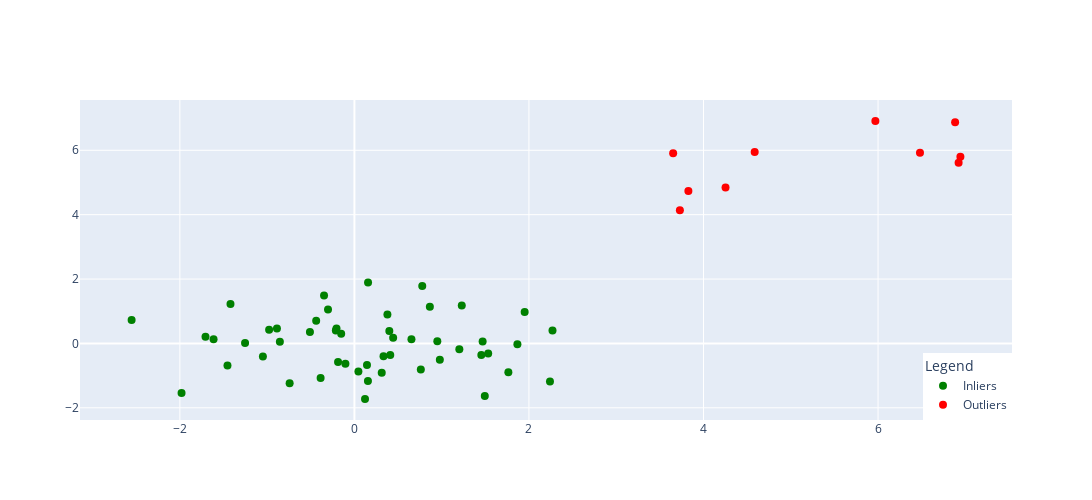

The notebook cell saved with this chart:
### Code cell
import numpy as np
import plotly.graph_objects as go

# Generate random data
np.random.seed(0)

# Inlier data
inlier_x = np.random.normal(loc=0, scale=1, size=50)
inlier_y = np.random.normal(loc=0, scale=1, size=50)

# Outlier data
outlier_x = np.random.normal(loc=5, scale=1, size=10)
outlier_y = np.random.normal(loc=5, scale=1, size=10)

# Create figure
fig = go.Figure()

# Add inliers to the plot
fig.add_trace(
    go.Scatter(
        x=inlier_x,
        y=inlier_y,
        mode="markers",
        name="Inliers",
        marker=dict(color="green", size=8),
    )
)

# Add outliers to the plot
fig.add_trace(
    go.Scatter(
        x=outlier_x,
        y=outlier_y,
        mode="markers",
        name="Outliers",
        marker=dict(color="red", size=8),
    )
)

# Update layout
fig.update_layout(
    legend_title="Legend",
    legend=dict(
        x=1,  # Position legend at the right edge
        y=0,  # Position legend at the bottom
        traceorder="normal",
        orientation="v",  # Vertical legend
        xanchor="right",  # Anchor to the right
        yanchor="bottom",  # Anchor to the bottom
    ),
    width=1200,
    height=500,
)

# Save figure as an image
fig.write_image("images/example-outliers.png")

fig.show()

### Figure 1 — Plotly figure (JSON) as saved in the notebook; plotly's stock layout.template omitted (floating-point values rounded to 4 significant figures)
{"data": [{"marker": {"color": "green", "size": 8}, "mode": "markers", "name": "Inliers", "type": "scatter", "x": [1.764, 0.4002, 0.9787, 2.241, 1.868, -0.9773, 0.9501, -0.1514, -0.1032, 0.4106, 0.144, 1.454, 0.761, 0.1217, 0.4439, 0.3337, 1.494, -0.2052, 0.3131, -0.8541, -2.553, 0.6536, 0.8644, -0.7422, 2.27, -1.454, 0.04576, -0.1872, 1.533, 1.469, 0.1549, 0.3782, -0.8878, -1.981, -0.3479, 0.1563, 1.23, 1.202, -0.3873, -0.3023, -1.049, -1.42, -1.706, 1.951, -0.5097, -0.4381, -1.253, 0.7775, -1.614, -0.2127], "y": [-0.8955, 0.3869, -0.5108, -1.181, -0.02818, 0.4283, 0.06652, 0.3025, -0.6343, -0.3627, -0.6725, -0.3596, -0.8131, -1.726, 0.1774, -0.4018, -1.63, 0.4628, -0.9073, 0.05195, 0.7291, 0.129, 1.139, -1.235, 0.4023, -0.6848, -0.8708, -0.5788, -0.3116, 0.05617, -1.165, 0.9008, 0.4657, -1.536, 1.488, 1.896, 1.179, -0.1799, -1.071, 1.054, -0.4032, 1.222, 0.2083, 0.9766, 0.3564, 0.7066, 0.0105, 1.786, 0.1269, 0.402]}, {"marker": {"color": "red", "size": 8}, "mode": "markers", "name": "Outliers", "type": "scatter", "x": [6.883, 3.652, 3.73, 5.969, 3.827, 6.944, 4.586, 4.253, 6.923, 6.481], "y": [6.868, 5.906, 4.139, 6.91, 4.732, 5.802, 5.947, 4.845, 5.614, 5.922]}], "layout": {"height": 500, "legend": {"orientation": "v", "title": {"text": "Legend"}, "traceorder": "normal", "x": 1, "xanchor": "right", "y": 0, "yanchor": "bottom"}, "width": 1200, "xaxis": {"autorange": true, "range": [-3.138, 7.528], "type": "linear"}, "yaxis": {"autorange": true, "range": [-2.379, 7.562], "type": "linear"}}}
